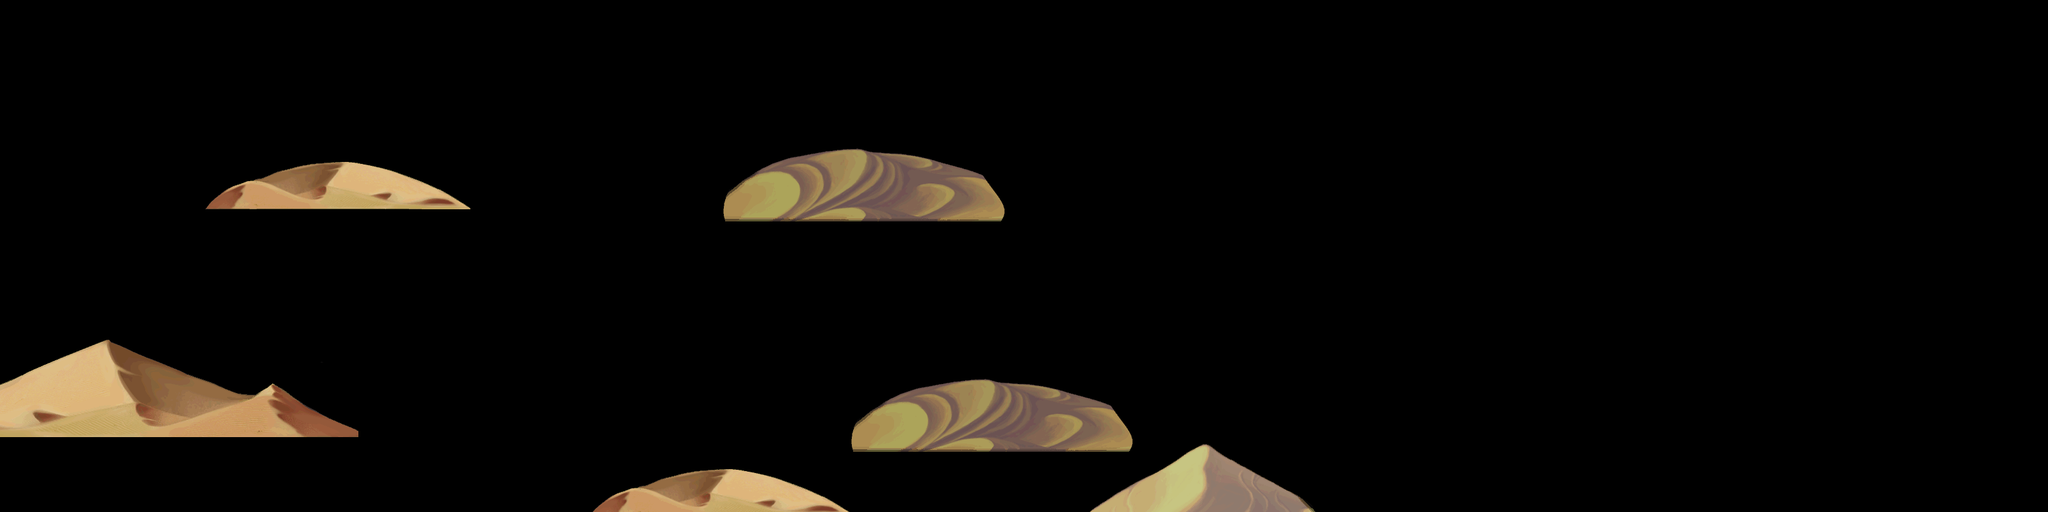

This game map was drawn from its Tiled (.tmx) file and the tilesets committed beside it. A one-line description and the trimmed map source follow:
An orthogonal 80x20 tile map with 40x40 px tiles, 2 tile layers (land1, land2).

<map version="1.0" orientation="orthogonal" width="80" height="20" tilewidth="40" tileheight="40">
 <tileset firstgid="1" name="d-jinjing" tilewidth="40" tileheight="40">
  <image source="d-jinjing.png" width="1145" height="916" />
 </tileset>
 <layer name="land1" width="80" height="20">
  <data>[1600 cells, 245 non-empty, 147 distinct tile ids]</data>
 </layer>
 <layer name="land2" width="80" height="20">
  <data>[1600 cells, 84 non-empty, 84 distinct tile ids]</data>
 </layer>
</map>
